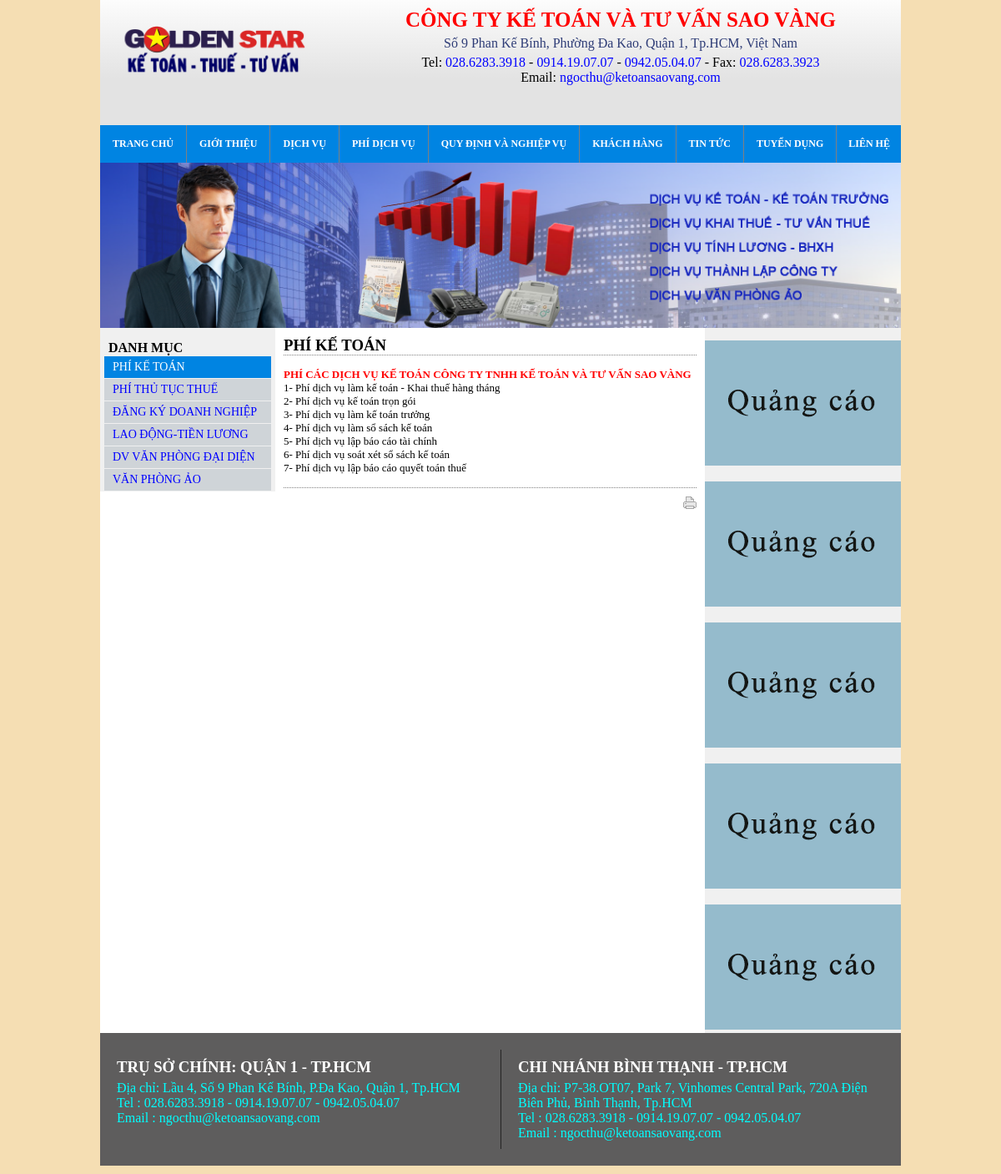
Page /dichvu/phidichvu/ on the committed database.
### trangchu/models.py (models this page shows)
class Menu(models.Model):
    menu_parent = models.ForeignKey('self', on_delete=models.CASCADE, default = None,  blank=True, null=True)
    menu_title = models.CharField(max_length = 255, unique=True)
    menu_link = models.CharField(max_length=500)
    menu_order = models.IntegerField(default=0)
    def __str__(self):
        return self.menu_title

### dichvu/models.py (models this page shows, shortened)
class PhiDichVu(models.Model):
    menu = models.ForeignKey(Menu, on_delete=models.CASCADE)
    tieu_de =  models.CharField(max_length=255)
    noi_dung = models.TextField()

### dichvu/views.py (the view)
# urls.py: path('phidichvu/', views.phi_dich_vu, name='phi_dich_vu'),
def phi_dich_vu(request):
    danh_muc_phi_dich_vu = Menu.objects.filter(menu_parent = Menu.objects.get(menu_link='/dichvu/phidichvu/'))
    try:
        phidichvu = get_object_or_404(PhiDichVu, menu=danh_muc_phi_dich_vu[0])
    except MultipleObjectsReturned:
        phidichvu = get_list_or_404(PhiDichVu, menu=danh_muc_phi_dich_vu[0])[0]
    return render(request,'dichvu/phidichvu_chi_tiet.html', {'danh_muc_phi_dich_vu':danh_muc_phi_dich_vu,
                                                          'phidichvu':phidichvu,
                                                          'main_menu': create_menu(None),})

### trangchu/views.py (called while the page is built)
def create_menu(node):
    items = Menu.objects.filter(menu_parent = node).order_by("menu_order")
    main_menu = []
    for item in items:
        main_menu.append({
            "item":item,
            "children": create_menu(item),
        })
    return main_menu

### dichvu/templates/dichvu/phidichvu_chi_tiet.html
{% extends 'dichvu/dichvu_base.html' %}
{% load static %}
{% block left_menu %}
    {% for loai_phi_dich_vu in danh_muc_phi_dich_vu %}
    <li><a {% if loai_phi_dich_vu == phidichvu.menu %} class="active" {% endif %} href="{% url 'phi_dich_vu_chi_tiet' loai_phi_dich_vu.id %}">{{ loai_phi_dich_vu }}</a></li>
    {% endfor %}
{% endblock%}
{% block main_content %}
    <h3>{{ phidichvu.menu }}</h3>
    <div class="detail">
        <h4>{{ phidichvu.tieu_de }}</h4>
        {{ phidichvu.noi_dung|safe }}
    </div>
    <div class="function">
        <a href="{% url 'in_phi_dich_vu' phidichvu.id %}" target="_blank"><img class="print" src="{% static 'images/icon_print.png' %}" alt=""></a>
    </div>
{% endblock %}

### trangchu/templates/base.html (shortened to what this page needs)
<!DOCTYPE html>
{% load static %}
<html lang="en">
<head>
    <link rel="stylesheet" href="{% static 'css/style.css' %}" />
    <link rel="stylesheet" href="https://cdnjs.cloudflare.com/ajax/libs/font-awesome/4.7.0/css/font-awesome.min.css">
</head>
<body>
    <header>
        <div id="logo">
            <a href="{% url 'index' %}">
                    <img src="{% static 'images/LOGO_SAOVANG_KT_THUE_TV_02_2.png' %}" alt="Không thể load logo!">
            </a>
        </div>
        <div class="right">
            <h1>CÔNG TY KẾ TOÁN VÀ TƯ VẤN SAO VÀNG</h1>
            <p class="dia_chi">Số 9 Phan Kế Bính, Phường Đa Kao, Quận 1, Tp.HCM, Việt Nam</p>
            <p>Tel:
                <span>028.6283.3918</span> -
                <span>0914.19.07.07</span> -
                <span>0942.05.04.07</span> -
                Fax: <span>028.6283.3923</span>
            </p>
            <p>Email: <span>ngocthu@ketoansaovang.com</span></p>
        </div>
    </header>
    <nav>
        <ul>
            {% for item in main_menu %}
            <li><a href="{{item.item.menu_link}}">{{ item.item }}</a>
            </li>
            {% endfor %}
        </ul>
    </nav>
    <div class="container">
        <img src="{% static 'images/keToanBanner.png' %}" alt="">
        {% block container %}
        <div class="left_content">
            {% block left_content %}{% endblock %}
        </div>
        <div class="right_content">
            <a href="{% url 'index' %}">
                <img src="{% static 'images/quangcao.png' %}" alt="">
            </a>
            <a href="{% url 'index' %}">
                <img src="{% static 'images/quangcao.png' %}" alt="">
            </a>
            <a href="{% url 'index' %}">
                <img src="{% static 'images/quangcao.png' %}" alt="">
            </a>
            <a href="{% url 'index' %}">
                <img src="{% static 'images/quangcao.png' %}" alt="">
            </a>
            <a href="{% url 'index' %}">
                <img src="{% static 'images/quangcao.png' %}" alt="">
            </a>
        </div>
        {% endblock %}
    </div>
    <footer>
        <div class="content">
            <h3>TRỤ SỞ CHÍNH: QUẬN 1 - TP.HCM</h3>
            <p><span>Địa chỉ</span>: <span>Lầu 4, Số 9 Phan Kế Bính, P.Đa Kao, Quận 1, Tp.HCM</span></p>
            <p>
                <span>Tel</span>
                :
                <span>028.6283.3918 - 0914.19.07.07 - 0942.05.04.07</span>
            </p>
            <p>
                <span>Email</span>
                :
                <span>ngocthu@ketoansaovang.com</span>
            </p>
        </div>
        <div class="content">
            <h3>CHI NHÁNH BÌNH THẠNH - TP.HCM</h3>
            <p><span>Địa chỉ</span>: <span>P7-38.OT07, Park 7, Vinhomes Central Park, 720A Điện Biên Phủ, Bình Thạnh, Tp.HCM</span></p>
            <p>
                <span>Tel</span>
                :
                <span>028.6283.3918 - 0914.19.07.07 - 0942.05.04.07</span>
            </p>
            <p>
                <span>Email</span>
                :
                <span>ngocthu@ketoansaovang.com</span>
            </p>
        </div>
    </footer>
</body>
</html>

### static/CSS/style.css (style rules this page uses)
* { margin: 0px; padding: 0px; box-sizing: border-box; }
body { background-color: wheat; }
header { height: 160px; width: 960px; padding: 0px; margin: 0px auto; margin-top: -10px; background: rgb(227,227,227); background: linear-gradient(0deg, rgba(227,227,227,1) 35%, rgba(255,255,255,1) 100%); }
header #logo { display: block; float: left; margin: 0; width: 30%; height: 100%; text-align: center; display: flex; flex-wrap: wrap; align-content:center; }
header #logo img { width: 250px; }
header .right { display: block; text-align: center; padding-top: 20px; }
header .right h1 { font-size: 25px; padding-bottom: 5px; color: red; }
header .right .dia_chi { padding-bottom: 5px; color: #01125ace; }
header .right span { color: blue; }
nav { width: 960px; margin:0 auto; padding: 0; font-size: 12px; }
nav li { list-style: none; }
nav > ul > li { float: left; }
nav a { padding: 15px 15px; color: white; font-weight: bold; text-decoration: none; display: inline-block; background-color: #0084e2; }
nav>ul { text-align: center; }
nav>ul>li { position: relative; }
nav>ul>li>a { border-right: 1px solid gray; }
nav>ul>li:last-child>a { padding-left: 14px; padding-right: 13px; border-right: none; }
.container { width: 960px; margin:0 auto; background-color: white; }
.container::after { content: ""; clear: both; display: table; }
.container > img { width: 960px; display: block; }
.container .left_content { width: 725px; display: block; float: left; }
.container .right_content { width: 235px; float: right; background-color: #f0f0f0; }
footer { background-color: #5e5d5d; width: 960px; margin:0 auto; }
footer::after { content: " "; clear: both; display: table; }
footer h3 { color: white; margin-bottom: 5px; }
footer .content { float: left; width: 50%; box-sizing: border-box; padding: 10px 20px; margin: 20px 0px; color: rgb(0, 255, 255) }
footer .content:not(:first-child) { border-left: 1px solid rgba(0, 0, 0, 0.623); }
.left_menu li { list-style: none; }
.left_menu a { display: block; padding-top: 5px; padding-bottom: 5px; padding-left: 10px; margin: 1px 5px; font-size: 14px; text-decoration: none; background-color: #cfd4d8f6; color: blue; text-transform: capitalize; }
.left_menu a.active { background-color: #0084e2; color: white; }
.container .right .detail { border-top: 1px dotted gray; border-bottom: 1px dotted gray; padding-top: 15px; padding-bottom: 15px; font-size: 13px; }
.container .right .detail h4 { color: red; }
.container .right .function { margin-top: 10px; }
.container .right .function .print { width: 16px; float: right; }
.container .right .function::after { content: ""; clear: both; display: table; }
.right_content img { margin-top: 15px; }

### rows in the picture
Menu: item "TRANG CHỦ"
Menu: item "GIỚI THIỆU"
Menu: item "DỊCH VỤ"
Menu: item "PHÍ DỊCH VỤ"
Menu: item "QUY ĐỊNH VÀ NGHIỆP VỤ"
Menu: item "KHÁCH HÀNG"
Menu: item "TIN TỨC"
Menu: item "TUYỂN DỤNG"
Menu: item "LIÊN HỆ"
Menu: menu_title "PHÍ KẾ TOÁN"
Menu: menu_title "PHÍ THỦ TỤC THUẾ"
Menu: menu_title "ĐĂNG KÝ DOANH NGHIỆP"
Menu: menu_title "LAO ĐỘNG-TIỀN LƯƠNG"
Menu: menu_title "DV VĂN PHÒNG ĐẠI DIỆN"
Menu: menu_title "VĂN PHÒNG ẢO"
PhiDichVu: menu "PHÍ KẾ TOÁN", tieu_de "PHÍ CÁC DỊCH VỤ KẾ TOÁN CÔNG TY TNHH KẾ TOÁN VÀ TƯ VẤN SAO VÀNG", noi_dung "1- Phí dịch vụ làm kế toán - Khai thuế hàng tháng 2- Phí dịch vụ kế toán trọn gói 3- Phí dịch vụ làm kế toán trưởng 4- Phí dịch vụ làm sổ sách kế toán 5- Phí dịch vụ lập báo cáo tài chính 6- Phí dịch vụ soát xét sổ sách kế toán 7- Phí dịch vụ lập báo cáo quyết toán thuế"
